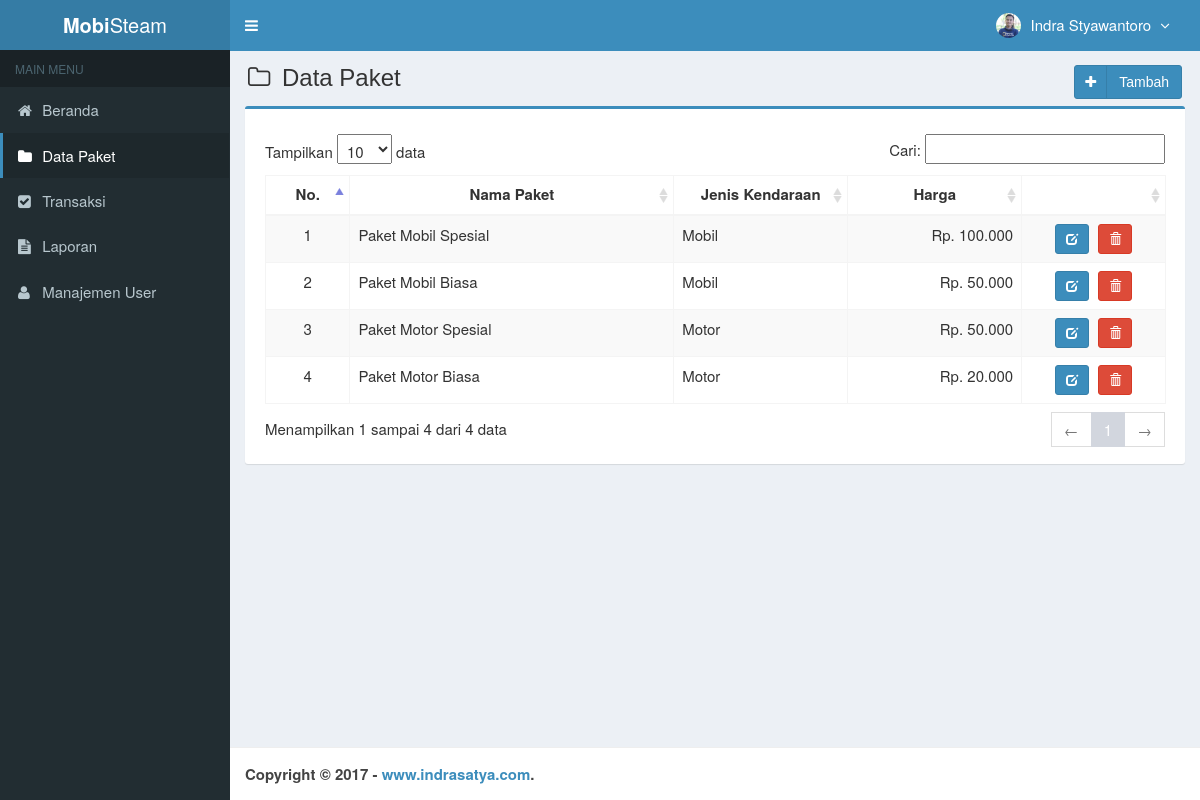
Page /main.php?module=paket (signed in) on the committed database.
### tables this page shows
CREATE TABLE `is_paket` (
  `id_paket` int(11) NOT NULL,
  `nama_paket` varchar(30) NOT NULL,
  `jenis_kendaraan` enum('Mobil','Motor') NOT NULL,
  `harga` int(11) NOT NULL
);

### config/fungsi_rupiah.php (called while the page is built, shortened)
<?php
function format_rupiah($angka){
  $rupiah=number_format($angka,0,',','.');
  return $rupiah;
}
?>

### modules/paket/view.php (the view, shortened to what this page needs)
<section class="content-header">
  <h1>
    <i class="fa fa-folder-o icon-title"></i> Data Paket
    <a class="btn btn-primary btn-social pull-right" href="?module=form_paket&form=add">
      <i class="fa fa-plus"></i> Tambah
    </a>
  </h1>
</section>
<section class="content">
  <div class="row">
    <div class="col-md-12">
      <div class="box box-primary">
        <div class="box-body">
          <table id="dataTables1" class="table table-bordered table-striped table-hover">
            <thead>
              <tr>
                <th class="center">No.</th>
                <th class="center">Nama Paket</th>
                <th class="center">Jenis Kendaraan</th>
                <th class="center">Harga</th>
                <th></th>
              </tr>
            </thead>
            <tbody>
            <?php
            $no = 1;
            $query = mysqli_query($mysqli, "SELECT * FROM is_paket ORDER BY id_paket DESC")
                                            or die('Ada kesalahan pada query tampil data paket: '.mysqli_error($mysqli));
            while ($data = mysqli_fetch_assoc($query)) {
              echo "<tr>
                      <td width='40' class='center'>$no</td>
                      <td width='200'>$data[nama_paket]</td>
                      <td width='100'>$data[jenis_kendaraan]</td>
                      <td width='100' align='right'>Rp. ".format_rupiah($data['harga'])."</td>
                      <td class='center' width='80'>
                        <div>
                          <a data-toggle='tooltip' data-placement='top' title='Ubah' style='margin-right:5px' class='btn btn-primary btn-sm' href='?module=form_paket&form=edit&id=$data[id_paket]'>
                              <i style='color:#fff' class='glyphicon glyphicon-edit'></i>
                          </a>";
            ?>
                          <a data-toggle="tooltip" data-placement="top" title="Hapus" class="btn btn-danger btn-sm" href="modules/paket/proses.php?act=delete&id=<?php echo $data['id_paket'];?>" onclick="return confirm('Anda yakin ingin menghapus <?php echo $data['nama_paket']; ?> ?');">
                              <i style="color:#fff" class="glyphicon glyphicon-trash"></i>
                          </a>
            <?php
              echo "    </div>
                      </td>
                    </tr>";
              $no++;
            }
            ?>
            </tbody>
          </table>
        </div>
      </div>
    </div>
  </div>
</section><!-- /.content

### assets/css/style.css (style rules this page uses)
.btn-social *:first-child { border-right: 1px solid rgba(0, 0, 0, 0.1); bottom: 0; font-size: 1em !important; left: 0; line-height: 32px !important; position: absolute; text-align: center; top: 0; width: 32px !important; }
.content-header { padding: 15px 18px 0; position: relative; }
.center { text-align:center; }
.icon-title { margin-right: 5px; }
body { background-color: #fff; color: #333; font-size: 15px; line-height: 1.42857; }

### rows in the picture
is_paket: nama_paket "Paket Mobil Spesial", jenis_kendaraan "Mobil", harga "100.000"
is_paket: nama_paket "Paket Mobil Biasa", jenis_kendaraan "Mobil", harga "50.000"
is_paket: nama_paket "Paket Motor Spesial", jenis_kendaraan "Motor", harga "50.000"
is_paket: nama_paket "Paket Motor Biasa", jenis_kendaraan "Motor", harga "20.000"

### other values in the picture
$_SESSION['nama_user'] "Indra Styawantoro"
